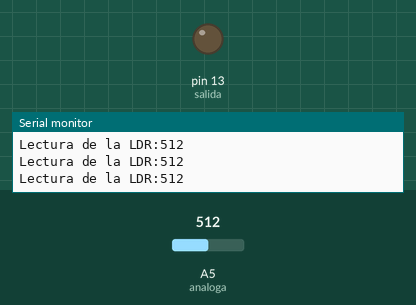
This sketch was run on a simulated Arduino Uno, built with avr-gcc and run on an emulated ATmega328P. Parts: output pins drawn as LEDs (lit = HIGH), the last lines printed to the serial monitor. The test bench sets the inputs (shaded band); at power-on: A5 (analoga) = 512.

Above: at 1.3 s.
1.4 s: A5 (analoga) set to 367
2.9 s: A5 (analoga) set to 336
At 3.7 s:
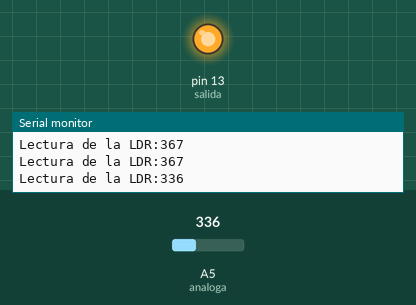
Timing chart, 0 to 5.9 s (numbered marks = the images above; inputs shaded):
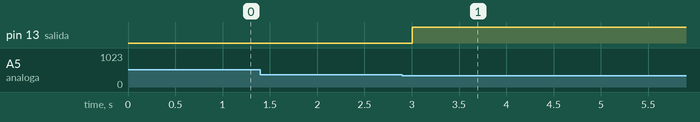

Measured:
- the behaviour switches between 350 and 349 on A5 (analoga) (found by bisection; images 0 and 1)
- after the input at 2.9 s, pin 13 (salida): LOW → HIGH after 0.10 s

The sketch:

sensor_de_humedad_bn.ino
```cpp
//Entradas analogas
int analoga =5;

//valor de lectura de entrada analoga
int anlg_val = 0;

//salidas
int salida =13;


void setup()
{


pinMode(salida, OUTPUT);


Serial. begin  (9600);
}
//funcion para encender o apagar salidas
void onOut (int val, int out){
  if(val){
    digitalWrite (out,HIGH);
  }else{

  digitalWrite (out, LOW);
  }

}

void loop() {

  anlg_val = analogRead (analoga);
  Serial.print ("Lectura de la LDR:");
  Serial.println (anlg_val);


  if (anlg_val < 350){

     digitalWrite(salida,HIGH);

delay(5000);
 }else {

   digitalWrite(salida,LOW);

   delay(500);

 } }


 // put your setup code here, to run once:
```
